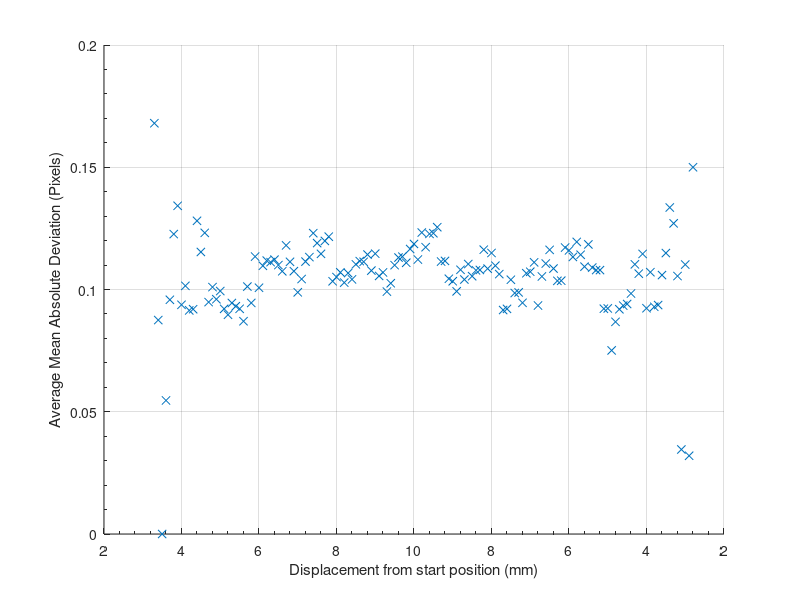

This chart was generated by the following MATLAB code: (Note: this script raises an error after producing the figure.)
close all
clear all
load('TranslationZippedMADXYDepthName.mat')

fig1 = figure;
% Create axes
axes1 = axes('Parent',fig1,'YMinorTick','on','XMinorTick','on',...
    'XTickLabel',{'2','4','6','8','10','8','6','4','2'},...
    'XTick',[2 4 6 8 10 12 14 16 18]);
hold(axes1,'on');
grid on;
% Create xlabel
xlabel('Displacement from start position (mm)');
% Create ylabel
ylabel('Average Mean Absolute Deviation (Pixels)');
scatter(MaddeningX(:,2)/10,MaddeningX(:,1), 'xb')
save2pdf('MeanAbsoluteDeviationofStatePinsX')

fig2 = figure;
% Create axes
axes1 = axes('Parent',fig2,'YMinorTick','on','XMinorTick','on',...
    'XTickLabel',{'2','4','6','8','10','8','6','4','2'},...
    'XTick',[2 4 6 8 10 12 14 16 18]);
hold(axes1,'on');
grid on;
% Create xlabel
xlabel('Displacement from start position (mm)');
% Create ylabel
ylabel('Average Mean Absolute Deviation (Pixels)');
scatter(MaddeningY(:,2)/10,MaddeningY(:,1), 'xb')
save2pdf('MeanAbsoluteDeviationofStatePinsY')